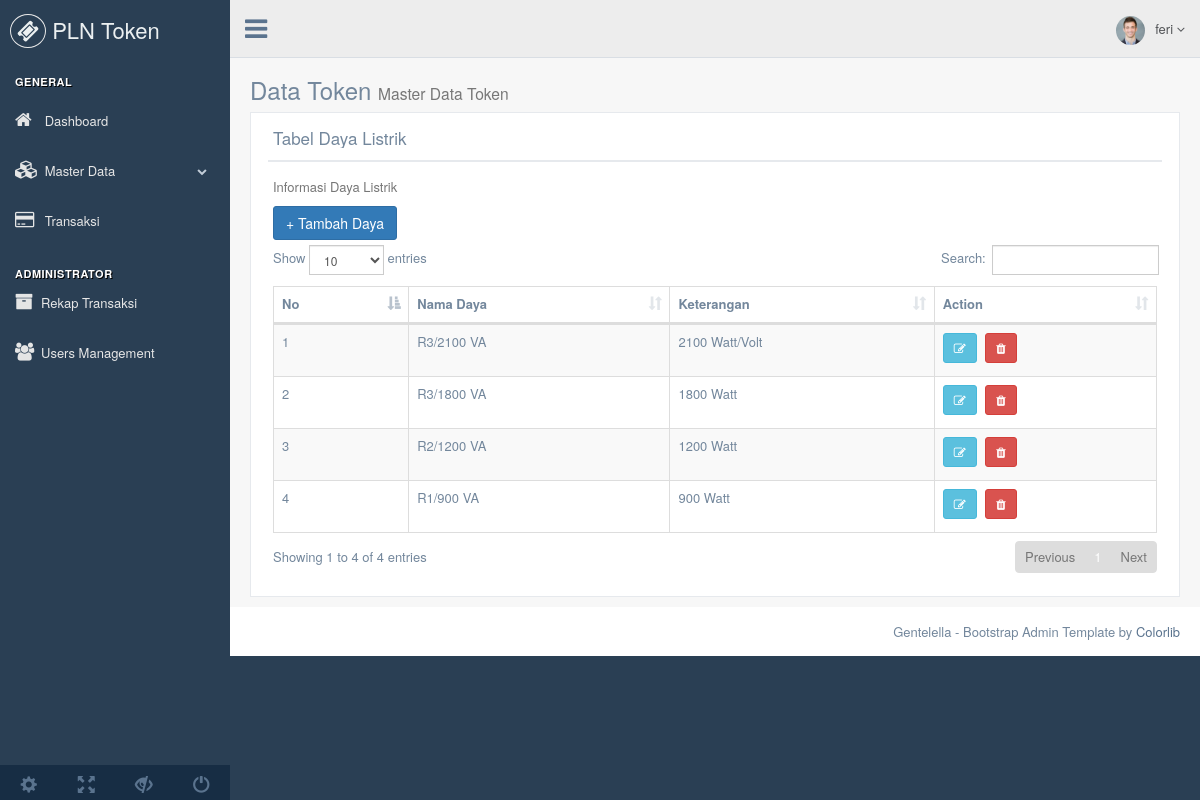
The app's page /?page=data_daya (signed in) with its own data.
### tables this page shows
CREATE TABLE `daya` (
  `id` int(11) NOT NULL,
  `nama_daya` varchar(255) NOT NULL,
  `ket` varchar(255) NOT NULL
);

### data_daya.php (the view, shortened to what this page needs)
<div class="right_col" role="main">
  <div class="">
    <div class="page-title">
      <div class="title_left">
        <h3>Data Token <small>Master Data Token</small></h3>
      </div>
    </div>
    <div class="clearfix"></div>
    <div class="row">
      <div class="col-md-12 col-sm-12 col-xs-12">
        <div class="x_panel">
          <div class="x_title">
            <h2>Tabel Daya Listrik</h2>
            <div class="clearfix"></div>
          </div>
          <div class="x_content">
            <p class="text-muted font-13 m-b-30">
              Informasi Daya Listrik
            </p>
            <a class="btn btn-primary" href="<?php echo base_url.'?page=form_daya' ?>">+ Tambah Daya</a>
            <table id="datatable" class="table table-striped table-bordered">
              <thead>
                <tr>
                  <th>No</th>
                  <th>Nama Daya</th>
                  <th>Keterangan</th>
                  <th>Action</th>
                </tr>
              </thead>
              <tbody>
              <?php
              $no = 1;
              $query = mysqli_query($koneksi, "SELECT * FROM daya ORDER BY id DESC"); ?>
              <?php while ($row = mysqli_fetch_assoc($query)) : ?>
               <tr>
                  <td><?php echo $no; ?></td>
                  <td><?php echo $row['nama_daya']; ?></td>
                  <td><?php echo $row['ket'];  ?></td>
                  <td><a title="Edit" class='btn btn-sm btn-info' href='<?php echo base_url."?page=form_daya&id=$row[id]"; ?>'><i class='fa fa-edit'></i></a>
                    <?php if ($logged_in['level'] == 1): ?>
                      <button title="Hapus permanen" type="button" class="btn btn-danger btn-sm" data-toggle="modal" data-target="#myModal"><i class='fa fa-trash'></i></button>
                    <?php endif ?>
                  </td>
                </tr>
                <?php $no++; ?>
              <?php endwhile; ?>
              </tbody>
            </table>
          </div>
        </div>
      </div>
    </div>
  </div>
</div>

### records on screen
daya: nama_daya "R3/2100 VA", ket "2100 Watt/Volt"
daya: nama_daya "R3/1800 VA", ket "1800 Watt"
daya: nama_daya "R2/1200 VA", ket "1200 Watt"
daya: nama_daya "R1/900 VA", ket "900 Watt"

### other values on screen
$logged_in['username'] "feri"
